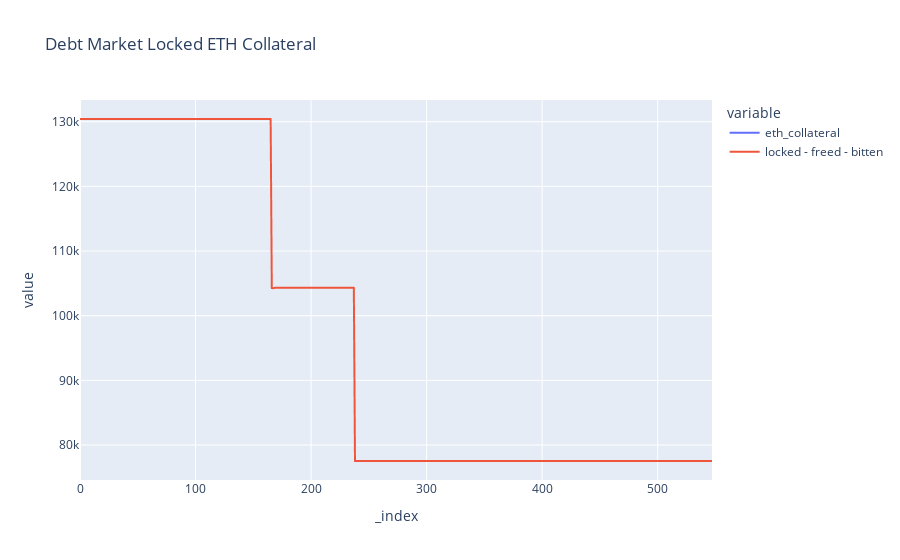

This figure's notebook cell:
### Code cell
df['locked - freed - bitten'] = df['eth_locked'] - df['eth_freed'] - df['eth_bitten']
df.plot(y=['eth_collateral', 'locked - freed - bitten'], title='Debt Market Locked ETH Collateral')

### Figure 1 — Plotly figure (JSON) as saved in the notebook; plotly's stock layout.template omitted (floating-point values rounded to 4 significant figures; data arrays with more than 128 entries replaced by an {"elided": "..."} marker saying what was removed)
{"data": [{"hovertemplate": "variable=eth_collateral<br>_index=%{x}<br>value=%{y}<extra></extra>", "legendgroup": "eth_collateral", "line": {"color": "#636efa", "dash": "solid"}, "mode": "lines", "name": "eth_collateral", "showlegend": true, "type": "scattergl", "x": {"elided": "548 int values"}, "xaxis": "x", "y": {"elided": "548 float values"}, "yaxis": "y"}, {"hovertemplate": "variable=locked - freed - bitten<br>_index=%{x}<br>value=%{y}<extra></extra>", "legendgroup": "locked - freed - bitten", "line": {"color": "#EF553B", "dash": "solid"}, "mode": "lines", "name": "locked - freed - bitten", "showlegend": true, "type": "scattergl", "x": {"elided": "548 int values"}, "xaxis": "x", "y": {"elided": "548 float values"}, "yaxis": "y"}], "layout": {"legend": {"title": {"text": "variable"}, "tracegroupgap": 0}, "title": {"text": "Debt Market Locked ETH Collateral"}, "xaxis": {"anchor": "y", "domain": [0, 1], "title": {"text": "_index"}}, "yaxis": {"anchor": "x", "domain": [0, 1], "title": {"text": "value"}}}}
